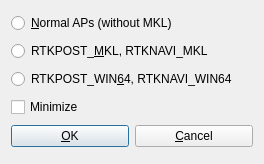
<?xml version="1.0" encoding="UTF-8"?>
<ui version="4.0">
 <class>LaunchOptDialog</class>
 <widget class="QWidget" name="LaunchOptDialog">
  <property name="geometry">
   <rect>
    <x>0</x>
    <y>0</y>
    <width>264</width>
    <height>164</height>
   </rect>
  </property>
  <property name="windowTitle">
   <string>Options</string>
  </property>
  <property name="toolTip">
   <string/>
  </property>
  <layout class="QGridLayout" name="gridLayout">
   <item row="0" column="0" colspan="2">
    <widget class="QRadioButton" name="rBOptionNormal">
     <property name="toolTip">
      <string/>
     </property>
     <property name="text">
      <string>&amp;Normal APs (without MKL)</string>
     </property>
    </widget>
   </item>
   <item row="1" column="0" colspan="2">
    <widget class="QRadioButton" name="rBOptionMkl">
     <property name="toolTip">
      <string/>
     </property>
     <property name="text">
      <string>RTKPOST_&amp;MKL, RTKNAVI_MKL</string>
     </property>
     <property name="checked">
      <bool>false</bool>
     </property>
    </widget>
   </item>
   <item row="2" column="0" colspan="2">
    <widget class="QRadioButton" name="rBOptionWin64">
     <property name="toolTip">
      <string/>
     </property>
     <property name="text">
      <string>RTKPOST_WIN&amp;64, RTKNAVI_WIN64</string>
     </property>
    </widget>
   </item>
   <item row="3" column="0">
    <widget class="QCheckBox" name="cBMinimize">
     <property name="toolTip">
      <string/>
     </property>
     <property name="text">
      <string>Minimize</string>
     </property>
    </widget>
   </item>
   <item row="4" column="0">
    <widget class="QPushButton" name="btnOk">
     <property name="toolTip">
      <string/>
     </property>
     <property name="text">
      <string>&amp;OK</string>
     </property>
     <property name="default">
      <bool>true</bool>
     </property>
    </widget>
   </item>
   <item row="4" column="1">
    <widget class="QPushButton" name="btnCancel">
     <property name="toolTip">
      <string/>
     </property>
     <property name="text">
      <string>&amp;Cancel</string>
     </property>
    </widget>
   </item>
  </layout>
 </widget>
 <resources/>
 <connections/>
</ui>
